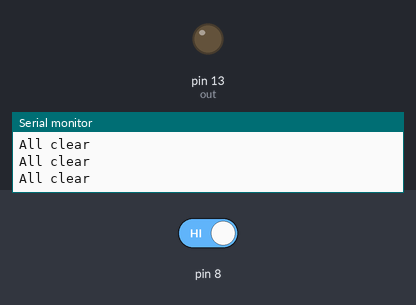
Bench run of a sketch on a simulated Arduino Uno, built with avr-gcc and run on an emulated ATmega328P. On the bench: output pins drawn as LEDs (lit = HIGH), the last lines printed to the serial monitor. Inputs (shaded band) come from the test bench; at power-on: pin 8 HIGH.

Above: at 1.4 s.
1.5 s: pin 8 driven LOW
At 2.7 s:
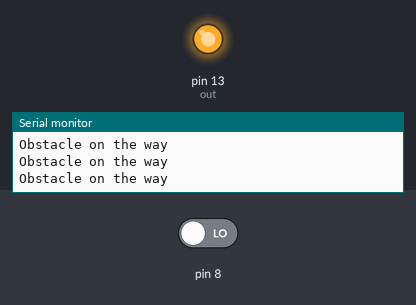
3.0 s: pin 8 driven HIGH
At 4.0 s:
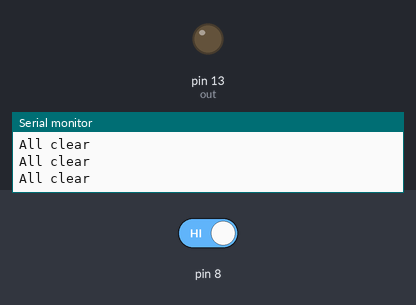
Timing chart, 0 to 6.0 s (numbered marks = the images above; inputs shaded):
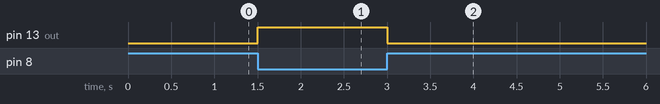

Measured:
- after the input at 1.5 s, pin 13 (out): LOW → HIGH at once
- after the input at 3.0 s, pin 13 (out): HIGH → LOW at once

The sketch:

sketch_aug03a.c.ino
```cpp
int out = 13;
void setup() {
  // put your setup code here, to run once:
  Serial.begin(9600);
  pinMode(8, INPUT);
  pinMode(out, OUTPUT);
}

void loop() {
  // put your main code here, to run repeatedly:
  int detect = digitalRead(8);
  if(detect == LOW){
    digitalWrite(out, 1);
    Serial.println("Obstacle on the way");
  }else{
    digitalWrite(out, 0);
    Serial.println("All clear");
  }
  delay(300);
}
```
